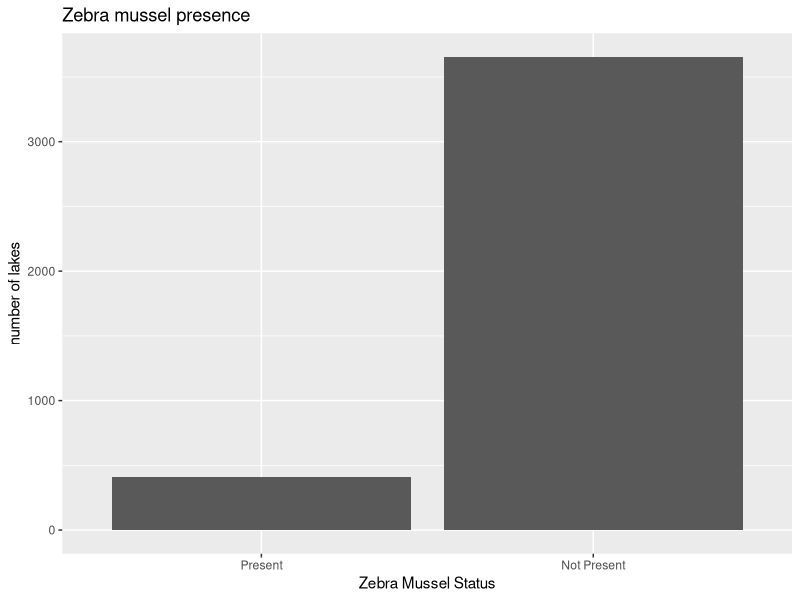
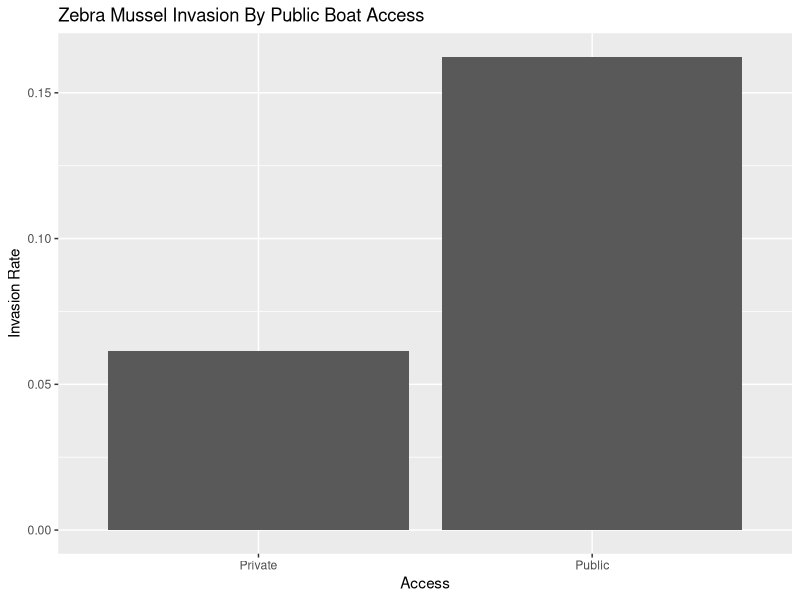
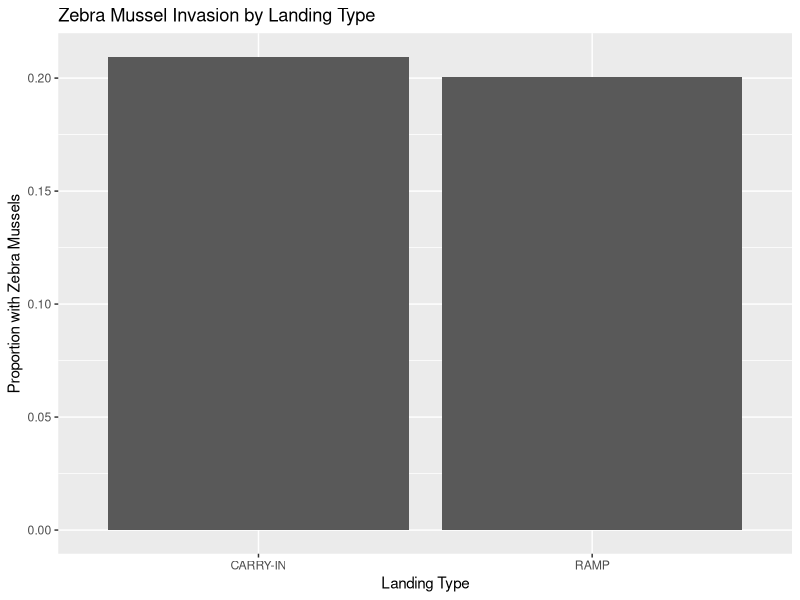
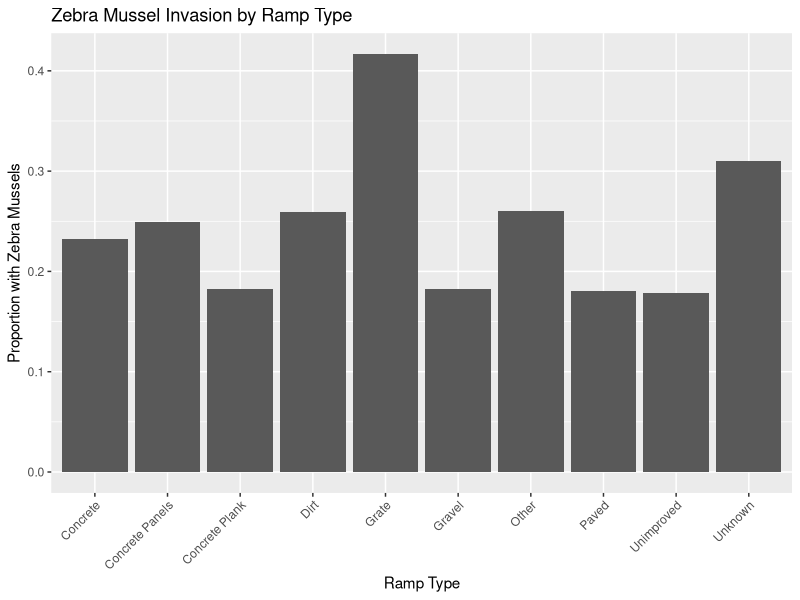

Source code (R) for these figures, in order:
## ---- chunk 1
library(tidyverse)
library(readxl)
library(dplyr)
## ---- chunk 2
Boat_Access<-read_csv("Data/Public_Boat_Access_Sites.csv")
AIS<-read_csv("Data/WatersWithAIS (1).csv")
Boat_Access
AIS
## ---- chunk 3
Boat_Access<- Boat_Access |>
  rename(Waterbody_Name= WATERBODY_NAME_TEXT)
## ---- chunk 4
Boat_Access$lake_name <- toupper(Boat_Access$Waterbody_Name)
AIS$lake_name <- toupper(AIS$`Waterbody Name`)

AIS <- AIS |>
  mutate(zebra_present = as.integer(str_detect(`Invasive Species`, "Zebra Mussel")) )

## ---- chunk 5
lake_data <- AIS |>
  left_join(Boat_Access, by = "lake_name", relationship = "many-to-many")
## ---- chunk 6
lake_data<- lake_data |> select(`Waterbody Name`, LANDING_TYPE_CODE, RAMP_TYPE_CODE, zebra_present)
lake_data
## ---- chunk 7
boat_summary <- Boat_Access |>
  group_by(lake_name) |>
  summarize(
    has_public_access = 1,  
    any_ramp = as.integer(any(!is.na(RAMP_TYPE_CODE))),
    any_landing = as.integer(any(!is.na(LANDING_TYPE_CODE)))
  )
boat_summary
## ---- chunk 8
lake_data <- AIS |>
  left_join(boat_summary, by = "lake_name")
lake_data 
## ---- chunk 9
lake_data <- lake_data |>
  mutate(
    has_public_access = replace_na(has_public_access, 0),
    any_ramp = replace_na(any_ramp, 0),
    any_landing = replace_na(any_landing, 0)
  )
lake_data <- lake_data |>
  select(lake_name, zebra_present, has_public_access, any_ramp, any_landing)
lake_data
## ---- chunk 10
lake_data |>
  filter(!is.na(zebra_present))|>
  ggplot(aes(x = factor(zebra_present,
                        levels = c(1, 0),
                        labels = c("Present", "Not Present")))) +
  geom_bar(stat = "count") +
  labs(title = "Zebra mussel presence",
       y = "number of lakes",
       x = "Zebra Mussel Status")
## ---- chunk 11
Invasion_rate_col<- lake_data |>
  group_by(has_public_access) |>
  summarise(invasion_rate = mean(zebra_present, na.rm = TRUE)) |>
  mutate(access = ifelse(has_public_access == 1, "Public", "Private"))|>
  ggplot(aes(x=access, y = invasion_rate)) +
  geom_col() + 
  labs(
    x = "Access", 
    y = "Invasion Rate",
    title = "Zebra Mussel Invasion By Public Boat Access"
  )
Invasion_rate_col

## ---- chunk 12
landing_type_data<- Boat_Access |>
  select(lake_name, LANDING_TYPE_CODE, RAMP_TYPE_CODE) |>
  distinct()
landing_type_data <- landing_type_data |>
  left_join(
    AIS |> select(lake_name, zebra_present),
    by = "lake_name")
landing_type_data
## ---- chunk 13
landing_data<- landing_type_data |>
  filter(!is.na(LANDING_TYPE_CODE)) |>
  filter(!LANDING_TYPE_CODE %in% c("UNKNOWN", "Ramp"))|>
  group_by(LANDING_TYPE_CODE) |>
  summarise(invasion_rate = mean(zebra_present, na.rm = TRUE), n_lakes = n_distinct(lake_name))

landing_data |>
  ggplot(aes(x = LANDING_TYPE_CODE, y = invasion_rate)) +
  geom_col() + labs( x = "Landing Type",
    y = "Proportion with Zebra Mussels",
    title = "Zebra Mussel Invasion by Landing Type")
landing_data
## ---- chunk 14
ramp_data <- landing_type_data |>
  filter(!is.na(RAMP_TYPE_CODE)) |>
  group_by(RAMP_TYPE_CODE) |>
  summarise(
    invasion_rate = mean(zebra_present, na.rm = TRUE),
    n_lakes = n_distinct(lake_name)) 


ramp_data |>
  ggplot(aes(x = RAMP_TYPE_CODE, y = invasion_rate)) +
  geom_col() + labs( x = "Ramp Type",
    y = "Proportion with Zebra Mussels",
    title = "Zebra Mussel Invasion by Ramp Type") +
  theme(axis.text.x = element_text(angle = 45, hjust= 1))
ramp_data
## ---- chunk 15
lake_data |>
  group_by(has_public_access) |>
  summarise(
    invasion_rate = mean(zebra_present, na.rm = TRUE)) |>
  pivot_wider(names_from =has_public_access,values_from= invasion_rate)|>
  knitr::kable(digits = 3, col.names = c("Private", "Public"))
## ---- chunk 16
landing_data |>
  select(LANDING_TYPE_CODE, invasion_rate) |>
  pivot_wider(names_from=LANDING_TYPE_CODE, values_from = invasion_rate)|> 
  knitr::kable(digits = 3, col.names = c("Carry-in", "Ramp"))
## ---- chunk 17
ramp_data|> select(RAMP_TYPE_CODE, invasion_rate) |>
  pivot_wider(names_from=RAMP_TYPE_CODE, values_from = invasion_rate)|> 
  knitr::kable(digits = 2)
## ---- chunk 18
type_fit<- lm(invasion_rate ~ RAMP_TYPE_CODE , data = ramp_data)
type_fit
